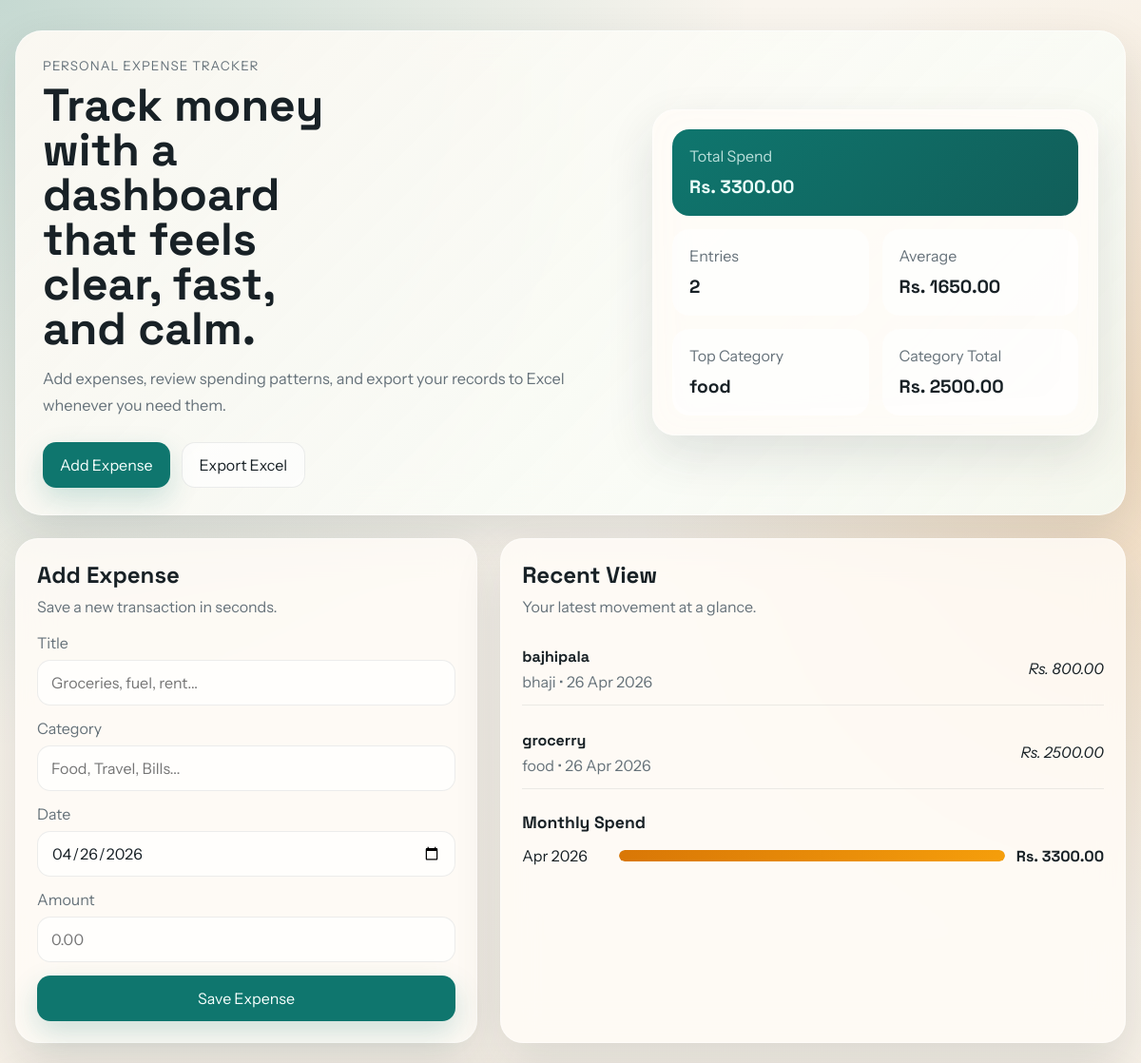
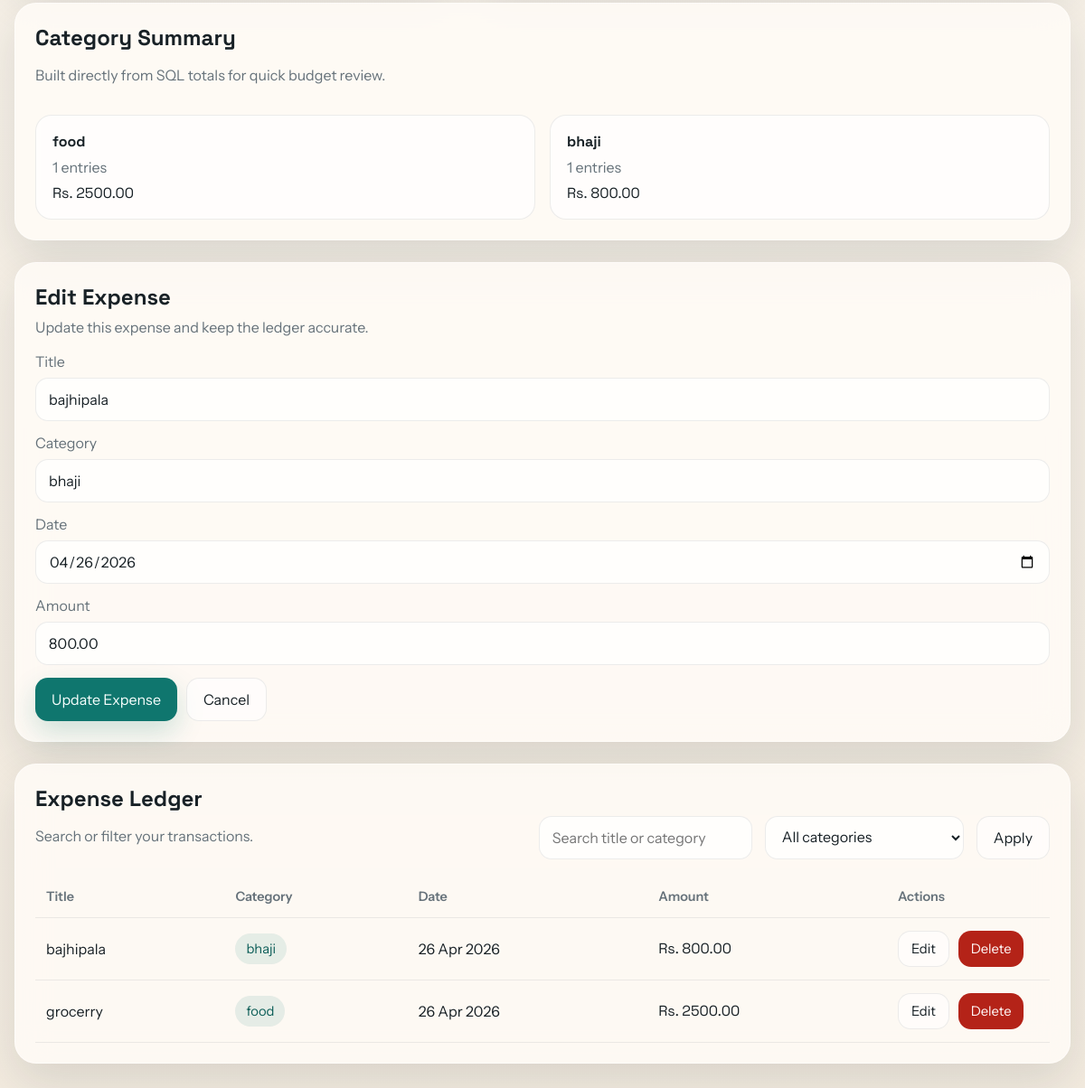
Screenshot of /?edit=4 with the database file from the repository (2 pictures, top to bottom).
### tables this page shows
CREATE TABLE expenses (
                id INTEGER PRIMARY KEY AUTOINCREMENT,
                title TEXT NOT NULL,
                category TEXT NOT NULL,
                expense_date TEXT NOT NULL,
                amount REAL NOT NULL,
                created_at TEXT NOT NULL DEFAULT CURRENT_TIMESTAMP
            );

### personal_expense_tracker/main.py (the view)
@app.route("/", methods=["GET"])
def index():
    selected_category = request.args.get("category", "").strip()
    query_text = request.args.get("q", "").strip()
    edit_id = request.args.get("edit", type=int)
    return render_template(
        "index.html",
        expenses=fetch_expenses(selected_category, query_text),
        summary=build_summary(),
        selected_category=selected_category,
        query=query_text,
        today=date.today().strftime("%Y-%m-%d"),
        editing_expense=get_expense_by_id(edit_id) if edit_id else None,
    )

### personal_expense_tracker/main.py (called while the page is built)
def get_db() -> sqlite3.Connection:
    if "db" not in g:
        connection = sqlite3.connect(DATABASE_FILE)
        connection.row_factory = sqlite3.Row
        g.db = connection
    return g.db

def serialize_expense(row: sqlite3.Row) -> dict[str, Any]:
    expense_date = datetime.strptime(row["expense_date"], "%Y-%m-%d").date()
    return {
        "id": row["id"],
        "title": row["title"],
        "category": row["category"],
        "date": row["expense_date"],
        "display_date": expense_date.strftime("%d %b %Y"),
        "amount": float(row["amount"]),
        "created_at": row["created_at"],
    }

def fetch_expenses(selected_category: str, query_text: str) -> list[dict[str, Any]]:
    sql = """
        SELECT id, title, category, expense_date, amount, created_at
        FROM expenses
        WHERE 1 = 1
    """
    params: list[Any] = []
    if selected_category:
        sql += " AND category = ?"
        params.append(selected_category)
    if query_text:
        like_term = f"%{query_text}%"
        sql += " AND (title LIKE ? OR category LIKE ?)"
        params.extend([like_term, like_term])
    sql += " ORDER BY expense_date DESC, datetime(created_at) DESC, id DESC"
    rows = get_db().execute(sql, params).fetchall()
    return [serialize_expense(row) for row in rows]

def get_expense_by_id(expense_id: int) -> dict[str, Any] | None:
    row = get_db().execute(
        """
        SELECT id, title, category, expense_date, amount, created_at
        FROM expenses
        WHERE id = ?
        """,
        (expense_id,),
    ).fetchone()
    return serialize_expense(row) if row else None

### personal_expense_tracker/templates/index.html (shortened to what this page needs)
<!DOCTYPE html>
<html lang="en">
<head>
    <link rel="stylesheet" href="{{ url_for('static', filename='style.css') }}">
</head>
<body>
    <main class="page-shell">
        <section class="hero">
            <div class="hero-copy">
                <p class="eyebrow">Personal Expense Tracker</p>
                <h1>Track money with a dashboard that feels clear, fast, and calm.</h1>
                <p class="hero-text">
                    Add expenses, review spending patterns, and export your records to Excel whenever you need them.
                </p>
                <div class="hero-actions">
                    <a class="button primary" href="#add-expense">Add Expense</a>
                    <a class="button secondary" href="{{ url_for('export_excel') }}">Export Excel</a>
                </div>
            </div>
            <div class="hero-panel">
                <div class="stat-card accent">
                    <span>Total Spend</span>
                    <strong>Rs. {{ '%.2f'|format(summary.total) }}</strong>
                </div>
                <div class="stat-grid">
                    <div class="stat-card">
                        <span>Entries</span>
                        <strong>{{ summary.count }}</strong>
                    </div>
                    <div class="stat-card">
                        <span>Average</span>
                        <strong>Rs. {{ '%.2f'|format(summary.average) }}</strong>
                    </div>
                    <div class="stat-card">
                        <span>Top Category</span>
                        <strong>{{ summary.top_category }}</strong>
                    </div>
                    <div class="stat-card">
                        <span>Category Total</span>
                        <strong>Rs. {{ '%.2f'|format(summary.top_category_amount) }}</strong>
                    </div>
                </div>
            </div>
        </section>
        <section class="content-grid">
            <article class="panel form-panel" id="add-expense">
                <div class="panel-head">
                    <h2>Add Expense</h2>
                    <p>Save a new transaction in seconds.</p>
                </div>
                <form method="post" action="{{ url_for('add_expense') }}" class="expense-form">
                    <label>
                        <span>Title</span>
                        <input type="text" name="title" placeholder="Groceries, fuel, rent..." required>
                    </label>
                    <label>
                        <span>Category</span>
                        <input type="text" name="category" placeholder="Food, Travel, Bills..." required>
                    </label>
                    <label>
                        <span>Date</span>
                        <input type="date" name="date" value="{{ today }}" required>
                    </label>
                    <label>
                        <span>Amount</span>
                        <input type="number" name="amount" min="0.01" step="0.01" placeholder="0.00" required>
                    </label>
                    <button type="submit" class="button primary wide">Save Expense</button>
                </form>
            </article>
            <article class="panel insights-panel">
                <div class="panel-head">
                    <h2>Recent View</h2>
                    <p>Your latest movement at a glance.</p>
                </div>
                <div class="mini-list">
                    {% for expense in summary.recent_items %}
                        <div class="mini-row">
                            <div>
                                <strong>{{ expense.title }}</strong>
                                <span>{{ expense.category }} • {{ expense.display_date }}</span>
                            </div>
                            <em>Rs. {{ '%.2f'|format(expense.amount) }}</em>
                        </div>
                    {% else %}
                        <p class="empty-state">No expenses saved yet.</p>
                    {% endfor %}
                </div>
                <div class="monthly-block">
                    <h3>Monthly Spend</h3>
                    {% for item in summary.monthly_breakdown %}
                        <div class="bar-row">
                            <span>{{ item.label }}</span>
                            <div class="bar-track">
                                <div class="bar-fill" style="width: {{ 100 if summary.total == 0 else (item.amount / summary.total * 100) }}%"></div>
                            </div>
                            <strong>Rs. {{ '%.2f'|format(item.amount) }}</strong>
                        </div>
                    {% else %}
                        <p class="empty-state">Monthly summaries will appear here.</p>
                    {% endfor %}
                </div>
            </article>
        </section>
        <section class="panel summary-panel">
            <div class="ledger-head summary-head">
                <div>
                    <h2>Category Summary</h2>
                    <p>Built directly from SQL totals for quick budget review.</p>
                </div>
            </div>
            <div class="category-grid">
                {% for item in summary.category_breakdown %}
                    <div class="category-card">
                        <strong>{{ item.category }}</strong>
                        <span>{{ item.count }} entries</span>
                        <em>Rs. {{ '%.2f'|format(item.amount) }}</em>
                    </div>
                {% else %}
                    <p class="empty-state">Category totals will appear here once you add expenses.</p>
                {% endfor %}
            </div>
        </section>
        {% if editing_expense %}
            <section class="panel edit-panel" id="edit-expense">
                <div class="panel-head">
                    <h2>Edit Expense</h2>
                    <p>Update this expense and keep the ledger accurate.</p>
                </div>
                <form method="post" action="{{ url_for('edit_expense', expense_id=editing_expense.id) }}" class="expense-form">
                    <label>
                        <span>Title</span>
                        <input type="text" name="title" value="{{ editing_expense.title }}" required>
                    </label>
                    <label>
                        <span>Category</span>
                        <input type="text" name="category" value="{{ editing_expense.category }}" required>
                    </label>
                    <label>
                        <span>Date</span>
                        <input type="date" name="date" value="{{ editing_expense.date }}" required>
                    </label>
                    <label>
                        <span>Amount</span>
                        <input type="number" name="amount" min="0.01" step="0.01" value="{{ '%.2f'|format(editing_expense.amount) }}" required>
                    </label>
                    <div class="inline-actions">
                        <button type="submit" class="button primary">Update Expense</button>
                        <a class="button secondary" href="{{ url_for('index') }}">Cancel</a>
                    </div>
                </form>
            </section>
        {% endif %}
        <section class="panel ledger-panel">
            <div class="ledger-head">
                <div>
                    <h2>Expense Ledger</h2>
                    <p>Search or filter your transactions.</p>
                </div>
                <form method="get" action="{{ url_for('index') }}" class="filter-form">
                    <input type="search" name="q" value="{{ query }}" placeholder="Search title or category">
                    <select name="category">
                        <option value="">All categories</option>
                    </select>
                    <button type="submit" class="button secondary">Apply</button>
                </form>
            </div>
            <div class="table-wrap">
                <table>
                    <thead>
                        <tr>
                            <th>Title</th>
                            <th>Category</th>
                            <th>Date</th>
                            <th>Amount</th>
                            <th>Actions</th>
                        </tr>
                    </thead>
                    <tbody>
                        {% for expense in expenses %}
                            <tr>
                                <td>{{ expense.title }}</td>
                                <td><span class="tag">{{ expense.category }}</span></td>
                                <td>{{ expense.display_date }}</td>
                                <td class="amount">Rs. {{ '%.2f'|format(expense.amount) }}</td>
                                <td class="actions-cell">
                                    <div class="row-actions">
                                        <a class="button secondary small" href="{{ url_for('index', edit=expense.id) }}">Edit</a>
                                        <form method="post" action="{{ url_for('delete_expense', expense_id=expense.id) }}">
                                            <button type="submit" class="button danger small" onclick="return confirm('Delete this expense?')">Delete</button>
                                        </form>
                                    </div>
                                </td>
                            </tr>
                        {% else %}
                            <tr>
                                <td colspan="5" class="empty-cell">No matching expenses found.</td>
                            </tr>
                        {% endfor %}
                    </tbody>
                </table>
            </div>
        </section>
    </main>
</body>
</html>

### rows the page displays
expenses: top_category "food", title "grocerry", category "food", display_date "26 Apr 2026", amount "2500.00", count "1"
expenses: title "bajhipala", category "bhaji", display_date "26 Apr 2026", amount "800.00", count "1", date "04/26/2026"

### other values shown
{{ '%.2f'|format(summary.total) }} "3300.00"
{{ summary.count }} "2"
{{ '%.2f'|format(summary.average) }} "1650.00"
{{ '%.2f'|format(summary.top_category_amount) }} "2500.00"
{{ item.label }} "Apr 2026"
{{ '%.2f'|format(item.amount) }} "3300.00"
